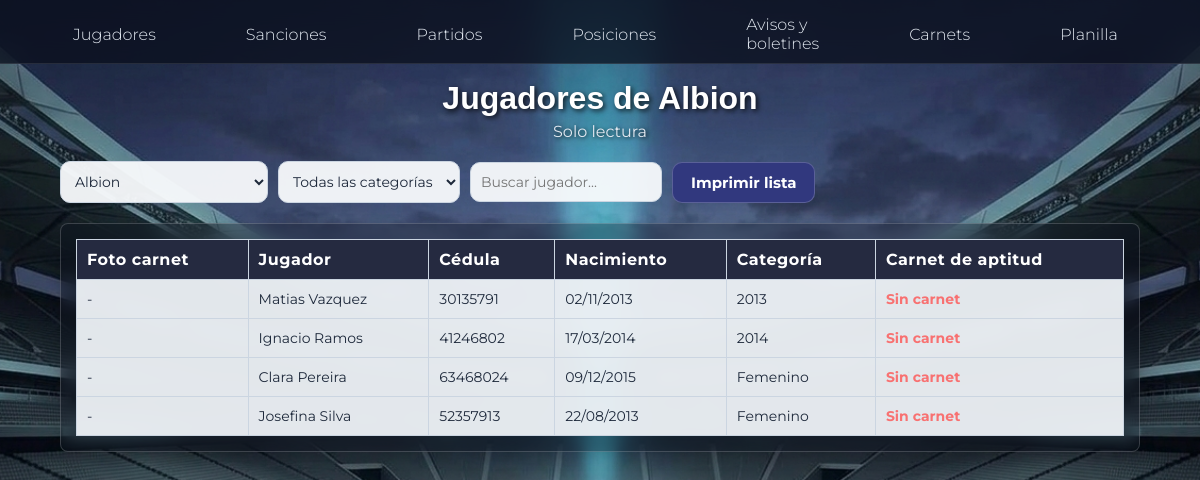
Screenshot of /club/jugadores.php (signed in) with the database file from the repository.
### tables this page shows
CREATE TABLE `club` (
  `id` int(11) NOT NULL,
  `nombre` varchar(100) NOT NULL,
  `logo` varchar(255) DEFAULT NULL,
  `activo` tinyint(1) NOT NULL DEFAULT 1
);

CREATE TABLE `jugadores` (
  `id` int(11) NOT NULL,
  `nombre` varchar(45) DEFAULT NULL,
  `apellido` varchar(45) DEFAULT NULL,
  `cedula` varchar(45) NOT NULL,
  `fecha_nacimiento` date DEFAULT NULL,
  `id_club` int(11) NOT NULL,
  `id_categoria` int(11) NOT NULL,
  `masa` decimal(5,2) DEFAULT NULL,
  `altura` decimal(4,2) DEFAULT NULL,
  `peso` decimal(10,2) DEFAULT NULL,
  `velocidad` decimal(5,2) DEFAULT NULL
);

CREATE TABLE `categorias` (
  `id` int(11) NOT NULL,
  `año` varchar(45) NOT NULL,
  `activo` tinyint(1) NOT NULL DEFAULT 1
);

### auth.php (called while the page is built, shortened)
<?php
function h($texto) {
    return htmlspecialchars((string) $texto, ENT_QUOTES, "UTF-8");
}
?>

### club/jugadores.php (the view, shortened to what this page needs)
<?php
require_once __DIR__ . "/../conexion.php";
require_once __DIR__ . "/../auth.php";
$miClub = (int) $_SESSION["id_club"];
$verClub = isset($_GET["club"]) ? (int) $_GET["club"] : $miClub;
$clubes = mysqli_query($conn, "SELECT id, nombre FROM club ORDER BY nombre");
$club = mysqli_fetch_assoc(mysqli_query($conn, "SELECT nombre FROM club WHERE id = $verClub"));
$sql = "SELECT jugadores.nombre, jugadores.apellido, jugadores.cedula,
        jugadores.fecha_nacimiento, categorias.año, carnets.foto, carnets.fecha_vencimiento
        FROM jugadores
        INNER JOIN categorias ON jugadores.id_categoria = categorias.id
        LEFT JOIN carnets ON jugadores.id = carnets.id_jugador
        WHERE jugadores.id_club = $verClub";
$sql .= " ORDER BY categorias.año, jugadores.apellido";
$resultado = mysqli_query($conn, $sql);
$hoy = date("Y-m-d");
?>
<!DOCTYPE html>
<html lang="es">
<head>
    <link rel="stylesheet" href="club.css">
</head>
<body>
<?php include "menu.php"; ?>
<main>
    <h1>Jugadores de <?= h($club["nombre"] ?? "-") ?></h1>
    <p class="subtitulo">
        Solo lectura<?= $verClub != $miClub ? " (estás viendo otro club)" : "" ?>
    </p>
    <form method="get" class="filtros">
        <select name="club" onchange="this.form.submit()">
            <?php while ($c = mysqli_fetch_assoc($clubes)) { ?>
                <option value="<?= $c["id"] ?>" <?= $c["id"] == $verClub ? "selected" : "" ?>>
                    <?= h($c["nombre"]) ?>
                </option>
            <?php } ?>
        </select>
        <select name="categoria" onchange="this.form.submit()">
            <option value="0">Todas las categorías</option>
        </select>
        <input type="text" id="buscador" placeholder="Buscar jugador...">
        <button type="button" onclick="window.print()">Imprimir lista</button>
    </form>
    <div class="tabla-scroll">
        <table id="tablaJugadores">
            <tr>
                <th>Foto carnet</th>
                <th>Jugador</th>
                <th>Cédula</th>
                <th>Nacimiento</th>
                <th>Categoría</th>
                <th>Carnet de aptitud</th>
            </tr>
            <?php while ($j = mysqli_fetch_assoc($resultado)) { ?>
                <tr>
                    <td>
                        <?php if ($j["foto"]) { ?>
                            <a href="carnets/fotos/<?= h($j["foto"]) ?>" target="_blank">
                                <img class="foto" src="carnets/fotos/<?= h($j["foto"]) ?>" alt="carnet">
                            </a>
                        <?php } else { echo "-"; } ?>
                    </td>
                    <td><?= h($j["nombre"] . " " . $j["apellido"]) ?></td>
                    <td><?= h($j["cedula"]) ?></td>
                    <td>
                        <?= $j["fecha_nacimiento"] ? date("d/m/Y", strtotime($j["fecha_nacimiento"])) : "-" ?>
                    </td>
                    <td><?= h($j["año"]) ?></td>
                    <td>
                        <?php
                        if (!$j["fecha_vencimiento"]) {
                        ?>
                            <span class="mal">Sin carnet</span>
                        <?php
                        } elseif ($j["fecha_vencimiento"] >= $hoy) {
                        ?>
                            <span class="ok">Vigente</span>
                            (vence <?= date("d/m/Y", strtotime($j["fecha_vencimiento"])) ?>)
                        <?php
                        } else {
                        ?>
                            <span class="mal">Vencido</span>
                            (<?= date("d/m/Y", strtotime($j["fecha_vencimiento"])) ?>)
                        <?php } ?>
                    </td>
                </tr>
            <?php } ?>
        </table>
    </div>
</main>
</body>
</html>

### club/club.css (style rules this page uses)
* { box-sizing: border-box; }
body { margin: 0; font-family: "Montserrat", Arial, sans-serif; color: #e2e8f0; background-image: url("../imagenes/BG.png"); background-size: cover; background-position: center; background-attachment: fixed; }
main { padding: 80px 60px 30px; min-height: calc(100vh - 85px); }
h1 { margin: 0 0 5px; text-align: center; font-family: Arial, Helvetica, sans-serif; font-weight: bold; color: #ffffff; text-shadow: 2px 2px 5px rgba(0, 0, 0, 0.8); }
.subtitulo { color: #e2e8f0; text-align: center; margin: 0 0 20px; text-shadow: 1px 1px 4px rgba(0, 0, 0, 0.9); }
.tabla-scroll { overflow-x: auto; background: rgba(10, 15, 28, 0.30); backdrop-filter: blur(10px); border: 1px solid rgba(255, 255, 255, 0.18); border-radius: 8px; padding: 15px; box-shadow: 0 5px 15px rgba(0, 0, 0, 0.15); margin-bottom: 20px; }
table { width: 100%; border-collapse: collapse; }
th, td { border: 1px solid #cbd5e1; padding: 10px; }
th { background: #252a40; color: #ffffff; font-weight: 700; letter-spacing: .5px; text-align: left; }
td { background: rgba(241, 245, 249, 0.94); color: #1e293b; font-size: 14px; }
.mal { color: #f87171; font-weight: bold; }
form.filtros { display: flex; flex-wrap: wrap; gap: 10px; margin-bottom: 20px; align-items: center; }
select, input[type="text"], input[type="number"], input[type="date"], input[type="password"], input[type="email"], input[type="file"], textarea { padding: 10px; border: 1px solid #cbd5e1; border-radius: 10px; background: rgba(248, 250, 252, 0.95); color: #1e293b; font-size: 14px; font-family: "Montserrat", sans-serif; outline: none; transition: .3s; }
button, input[type="submit"], .boton { background: #31387e; color: #ffffff; border: 1px solid rgba(255, 255, 255, 0.2); border-radius: 10px; padding: 10px 18px; font-size: 15px; font-weight: bold; font-family: "Montserrat", sans-serif; cursor: pointer; transition: .3s; text-decoration: none; display: inline-block; }

### rows the page displays
club: nombre "Albion"
jugadores: nombre+apellido "Matias Vazquez", cedula "30135791", fecha_nacimiento "02/11/2013", id_categoria.año "2013"
jugadores: nombre+apellido "Ignacio Ramos", cedula "41246802", fecha_nacimiento "17/03/2014", id_categoria.año "2014"
jugadores: nombre+apellido "Clara Pereira", cedula "63468024", fecha_nacimiento "09/12/2015", id_categoria.año "Femenino"
jugadores: nombre+apellido "Josefina Silva", cedula "52357913", fecha_nacimiento "22/08/2013", id_categoria.año "Femenino"

### other values shown
form field club "Albion"
